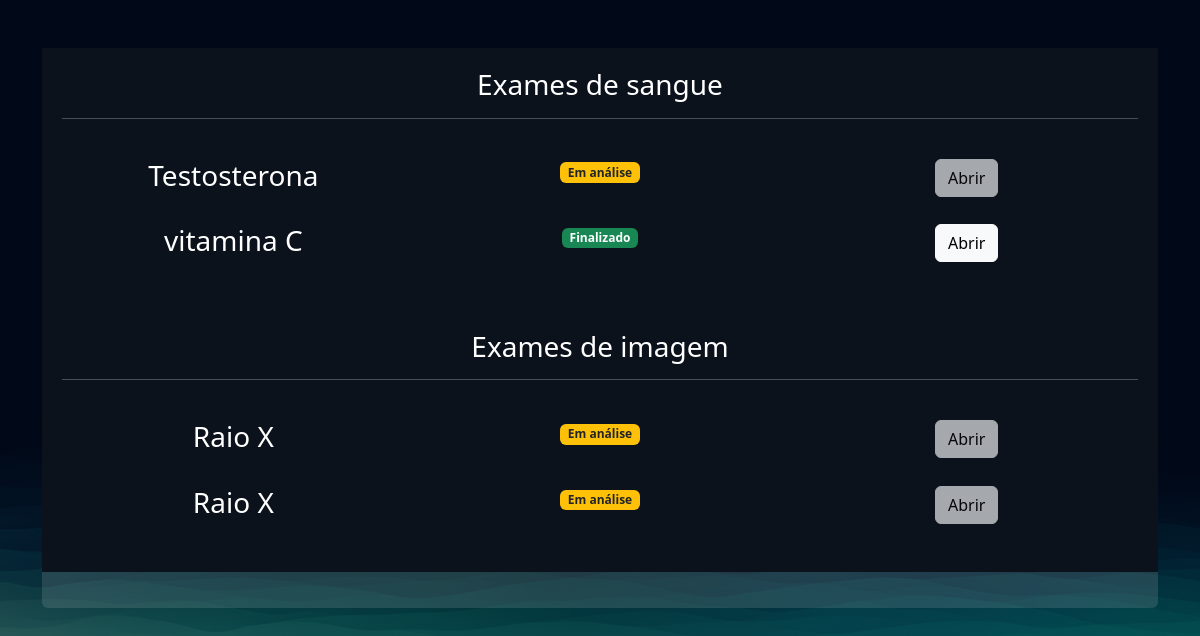
/exames/gerenciar_exames/ (signed in), run on an earlier commit of the app's database.
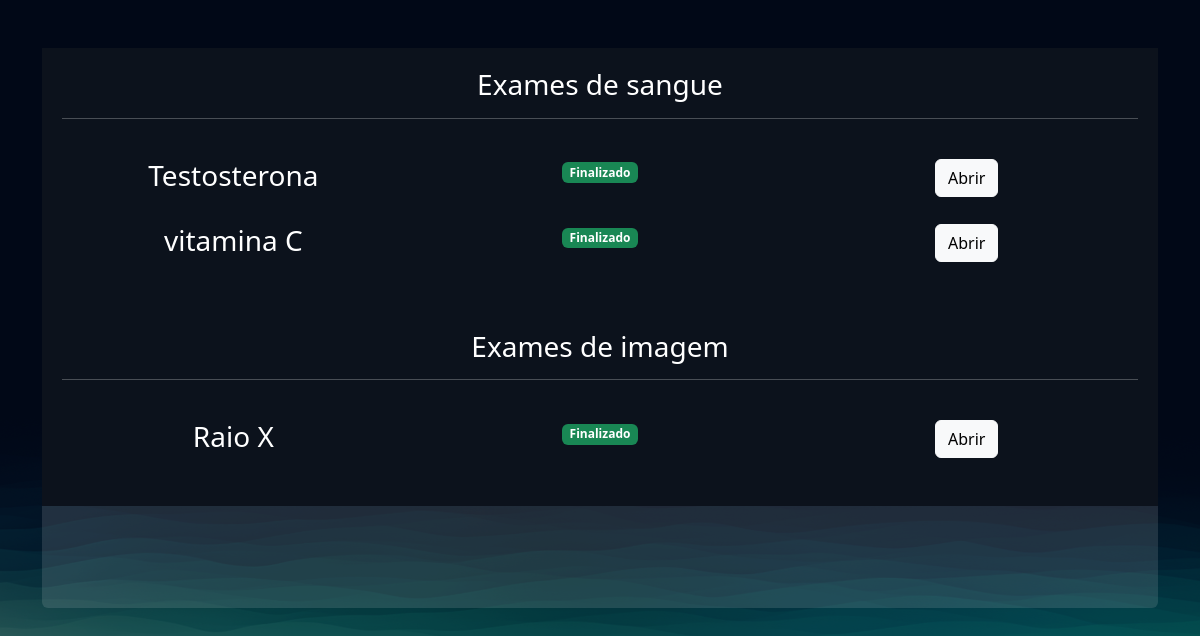
And on a later commit of the database.
### exames/models.py (models this page shows, shortened)
class SolicitacaoExame(models.Model):
    choice_status = (
      ('E', 'Em análise'),
      ('F', 'Finalizado')
    )
    usuario = models.ForeignKey(User, on_delete=models.DO_NOTHING)
    exame = models.ForeignKey(TiposExames, on_delete=models.DO_NOTHING)
    status = models.CharField(max_length=2, choices=choice_status)
    resultado = models.FileField(upload_to="resultados", null=True, blank=True)
    requer_senha = models.BooleanField(default=False)
    senha = models.CharField(max_length=16, null=True, blank=True)
    def __str__(self):
        return f'{self.usuario} | {self.exame.nome}'
    def badge_template(self):
        if self.status == "E":
            classes = 'bg-warning text-dark '
            texto = "Em análise"
        elif self.status == "F":
            classes = 'bg-success'
            texto = "Finalizado"
        return mark_safe (f'<span class="badge {classes}">{texto}</span>')

class TiposExames(models.Model):
    tipo_choices = (
        ('I', 'Exame de imagem'),
        ('S', 'Exame de sangue')
    )
    nome = models.CharField(max_length=50)
    tipo = models.CharField(max_length=1, choices=tipo_choices)
    preco = models.FloatField()
    disponivel = models.BooleanField(default=True)
    horario_inicial = models.IntegerField()
    horario_final = models.IntegerField()

### exames/views.py (the view)
# urls.py: path('gerenciar_exames/', views.gerenciar_exames, name="gerenciar_exames"),
@login_required
def gerenciar_exames(request):
    exames = SolicitacaoExame.objects.filter()
    print(exames)
    return render(request, 'gerenciar_exames.html', {'exames':exames})

### exames/templates/gerenciar_exames.html (shortened to what this page needs)
{% extends "bases/base.html" %}
{% load static %}
{% block 'head' %}
<link href="{% static 'exames/css/css.css' %}" rel="stylesheet" />
<link href="{% static 'exames/css/gerenciar_pedidos.css' %}" rel="stylesheet" />
<link href="{% static 'exames/css/gerenciar_exames.css' %}" rel="stylesheet" />
{% endblock 'head' %}
{% block 'conteudo' %}
<br>
<br>
<div class="container">
  <div class="card card-view">
    <div class="sub-card">
      <h3>Exames de sangue</h3>
      <hr>
      <br>
      {% for exame in exames %}
            {% if exame.exame.tipo == 'S'%}
            <div class="row">
                <div class="col-md"><h3>{{exame.exame.nome}}<h3></div>
                <div class="col-md">
                    {{exame.badge_template}}
                </div>
                <div class="col-md">
                  {% if exame.status == 'F' %}
                      <a href="{% url 'permitir_abrir_exame' exame.id %}" class="btn btn-light">Abrir</a>
                  {% else %}
                      <a href="#" class="btn btn-light disabled">Abrir</a>
                  {% endif %}
                </div>
            </div>
            <br>
            {% endif %}
       {% endfor %}
    </div>
    <div class="sub-card">
      <h3>Exames de imagem</h3>
      <hr>
      <br>
      {% for exame in exames %}
      {% if exame.exame.tipo == 'I'%}
      <div class="row">
          <div class="col-md"><h3>{{exame.exame.nome}}<h3></div>
          <div class="col-md">
              {{exame.badge_template}}
          </div>
          <div class="col-md">
            {% if exame.status == 'F' %}
                <a href="{% url 'permitir_abrir_exame' exame.id %}" class="btn btn-light">Abrir</a>
            {% else %}
                <a href="#" class="btn btn-light disabled">Abrir</a>
            {% endif %}
          </div>
      </div>
      <br>
      {% endif %}
 {% endfor %}
    </div>
  </div>
</div>
{% endblock 'conteudo' %}

### templates/bases/base.html (shortened to what this page needs)
{% load static %}
<!doctype html>
<html lang="pt-BR">
<head>
<link href="https://cdn.jsdelivr.net/npm/bootstrap@5.3.1/dist/css/bootstrap.min.css" rel="stylesheet">
<link rel="stylesheet" href="https://cdnjs.cloudflare.com/ajax/libs/font-awesome/6.4.2/css/all.min.css"
integrity="sha512-z3gLpd7yknf1YoNbCzqRKc4qyor8gaKU1qmn+CShxbuBusANI9QpRohGBreCFkKxLhei6S9CQXFEbbKuqLg0DA=="
crossorigin="anonymous" />
<link rel="stylesheet" href="{% static 'geral/css/base.css' %}">
{% block 'head' %}{% endblock %}
</head>
<body>
{% block 'conteudo' %}{% endblock %}
</body>
</html>

### templates/static/geral/css/base.css (style rules this page uses)
:root { --main-color: #151C34; --dark-color: #0C121C ; --light-color: #6DE6EE; --contrast-color: #f4c96b; --differential-color: #066668; }
* { color: white }

### templates/static/exames/css/css.css (style rules this page uses)
body { background-image: url('/static/geral/img/bg2.png'); background-size: cover; }
.card { background-color: rgba(217, 217, 217, .14); color: white; padding: 15px; }

### templates/static/exames/css/gerenciar_pedidos.css (style rules this page uses)
.card-view { text-align: center; padding: 0; border: none; height: 70vh; }

### templates/static/exames/css/gerenciar_exames.css (style rules this page uses)
.sub-card { background-color: var(--dark-color); padding: 20px; }

What changed in the data, as far as the page shows it:
removed SolicitacaoExame: exame.nome "Raio X", badge_template "Em análise", shows "Abrir", shown under "Exames de imagem"
changed SolicitacaoExame "Testosterona": status "E" → "F" (drawn); badge_template "Em análise" → "Finalizado"
changed SolicitacaoExame "Raio X": status "E" → "F" (drawn); badge_template "Em análise" → "Finalizado"
